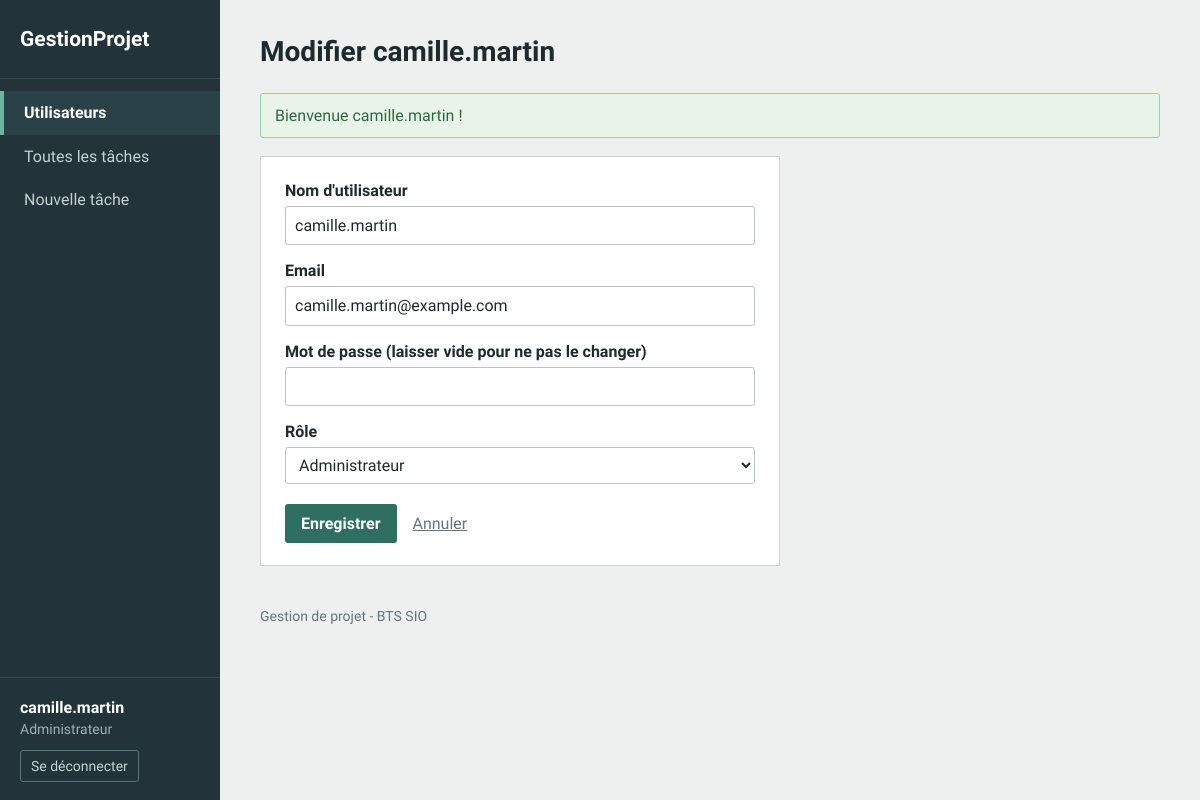
Screenshot of /editUser.php?id=1 (signed in) with the database file from the repository.
### tables this page shows
CREATE TABLE users (
    id INT AUTO_INCREMENT PRIMARY KEY,
    username VARCHAR(50) NOT NULL UNIQUE,
    email VARCHAR(100) NOT NULL UNIQUE,
    password VARCHAR(255) NOT NULL,
    role_id INT,
    created_at TIMESTAMP DEFAULT CURRENT_TIMESTAMP,
    FOREIGN KEY (role_id) REFERENCES roles(id)
);

CREATE TABLE roles (
    id INT AUTO_INCREMENT PRIMARY KEY,
    name VARCHAR(50) NOT NULL
);

### editUser.php (called while the page is built, shortened)
<?php
require 'include/bdd.php';
require 'include/auth.php';
require 'include/users.php';
$id = 0;
if (isset($_GET['id'])) {
    $id = (int) $_GET['id'];
}
$utilisateur = getUser($pdo, $id);
$roles = getRoles($pdo);
$username = $utilisateur['username'];
$email = $utilisateur['email'];
$roleId = $utilisateur['role_id'];
$titre = 'Modifier ' . $utilisateur['username'];
$modification = true;
require 'header.php';
require 'include/userForm.php';
require 'footer.php';

### include/auth.php (called while the page is built, shortened)
<?php
function estAdmin() {
    if (isset($_SESSION['role']) && $_SESSION['role'] == 'Administrateur') {
        return true;
    }
    return false;
}

### include/users.php (called while the page is built, shortened)
<?php
function getUser($pdo, $id) {
    $sql = "SELECT users.*, roles.name AS role
            FROM users
            LEFT JOIN roles ON users.role_id = roles.id
            WHERE users.id = :id";
    $requete = $pdo->prepare($sql);
    $requete->execute(['id' => $id]);
    return $requete->fetch();
}
function getRoles($pdo) {
    $requete = $pdo->prepare("SELECT * FROM roles ORDER BY id");
    $requete->execute();
    return $requete->fetchAll();
}

### include/userForm.php (the view, shortened to what this page needs)
<form method="post" class="formulaire">
    <label for="username">Nom d'utilisateur</label>
    <input type="text" id="username" name="username" maxlength="50" value="<?php echo htmlspecialchars($username); ?>" required>
    <label for="email">Email</label>
    <input type="email" id="email" name="email" maxlength="100" value="<?php echo htmlspecialchars($email); ?>" required>
    <?php if ($modification) { ?>
        <label for="password">Mot de passe (laisser vide pour ne pas le changer)</label>
        <input type="password" id="password" name="password">
    <?php } else { ?>
        <label for="password">Mot de passe</label>
        <input type="password" id="password" name="password" required>
    <?php } ?>
    <label for="role_id">Rôle</label>
    <select id="role_id" name="role_id">
        <?php foreach ($roles as $role) { ?>
            <option value="<?php echo $role['id']; ?>" <?php if ($role['id'] == $roleId) { echo 'selected'; } ?>>
                <?php echo htmlspecialchars($role['name']); ?>
            </option>
        <?php } ?>
    </select>
    <p>
        <?php if ($modification) { ?>
            <button type="submit" class="btn">Enregistrer</button>
        <?php } else { ?>
            <button type="submit" class="btn">Ajouter</button>
        <?php } ?>
        <a href="index.php">Annuler</a>
    </p>
</form>

### header.php (shortened to what this page needs)
<?php
$page = basename($_SERVER['PHP_SELF']);
$classeUtilisateurs = '';
if ($page == 'index.php' || $page == 'addUser.php' || $page == 'editUser.php') {
    $classeUtilisateurs = 'actif';
}
$classeTaches = '';
$classeNouvelleTache = '';
$classePage = 'page';
?>
<!DOCTYPE html>
<html lang="fr">
<head>
    <link rel="stylesheet" href="style.css?v=<?php echo filemtime('style.css'); ?>">
</head>
<body>
<div class="<?php echo $classePage; ?>">
<?php if (isset($_SESSION['user_id'])) { ?>
    <aside class="menu">
        <a class="logo" href="allTasks.php">GestionProjet</a>
        <nav>
            <?php if (estAdmin()) { ?>
                <a href="index.php" class="<?php echo $classeUtilisateurs; ?>">Utilisateurs</a>
            <?php } ?>
            <?php if (estAdmin() || estModerateur()) { ?>
                <a href="allTasks.php" class="<?php echo $classeTaches; ?>">Toutes les tâches</a>
            <?php } else { ?>
                <a href="allTasks.php" class="<?php echo $classeTaches; ?>">Mes tâches</a>
            <?php } ?>
            <a href="addTask.php" class="<?php echo $classeNouvelleTache; ?>">Nouvelle tâche</a>
        </nav>
        <div class="compte">
            <strong><?php echo htmlspecialchars($_SESSION['username']); ?></strong>
            <span><?php echo htmlspecialchars($_SESSION['role']); ?></span>
            <form method="post" action="logout.php">
                <button type="submit" class="btn-deconnexion">Se déconnecter</button>
            </form>
        </div>
    </aside>
<?php } ?>
<main>
    <h1><?php echo htmlspecialchars($titre); ?></h1>
    <?php
    if (isset($_SESSION['message'])) {
        echo '<p class="flash ' . $_SESSION['type_message'] . '">' . htmlspecialchars($_SESSION['message']) . '</p>';
    }
    ?>

### style.css (style rules this page uses)
:root { --menu: #22343a; --vert: #2f6f62; --vert-fonce: #24574d; --fond: #edf0ef; --texte: #1e2a2d; --gris: #66757a; --bordure: #ccd5d3; --rouge: #a8352c; }
* { box-sizing: border-box; }
body { margin: 0; font-family: "Source Sans 3", Arial, sans-serif; font-size: 16px; line-height: 1.45; background: var(--fond); color: var(--texte); }
a { color: var(--vert); }
h1 { margin: 0 0 20px; font-size: 28px; }
.page { display: flex; min-height: 100vh; }
main { flex: 1; min-width: 0; padding: 32px 40px; max-width: 1150px; }
.menu { width: 220px; flex-shrink: 0; background: var(--menu); color: #fff; display: flex; flex-direction: column; position: sticky; top: 0; height: 100vh; }
.logo { display: block; padding: 24px 20px; color: #fff; font-size: 21px; font-weight: 700; text-decoration: none; border-bottom: 1px solid #34494f; }
.menu nav { padding: 12px 0; }
.menu nav a { display: block; padding: 10px 20px; color: #c5d2d4; text-decoration: none; border-left: 4px solid transparent; }
.menu nav a.actif { background: #2b4148; color: #fff; font-weight: 600; border-left-color: #6fb3a3; }
.compte { margin-top: auto; padding: 18px 20px; border-top: 1px solid #34494f; }
.compte strong { display: block; }
.compte span { display: block; color: #9fb1b4; font-size: 14px; margin-bottom: 10px; }
.btn-deconnexion { background: none; border: 1px solid #5d7479; color: #c5d2d4; padding: 5px 10px; border-radius: 3px; font: inherit; font-size: 14px; cursor: pointer; }
.btn { display: inline-block; padding: 8px 16px; background: var(--vert); color: #fff; border: none; border-radius: 3px; font: inherit; font-weight: 600; text-decoration: none; cursor: pointer; }
.formulaire { max-width: 520px; padding: 22px 24px; background: #fff; border: 1px solid var(--bordure); }
.formulaire label { display: block; margin: 14px 0 4px; font-weight: 600; }
.formulaire label:first-of-type { margin-top: 0; }
.formulaire input, .formulaire select, .formulaire textarea { width: 100%; padding: 7px 9px; border: 1px solid #b9c4c2; border-radius: 3px; font: inherit; color: var(--texte); background: #fff; }
.formulaire p { margin: 20px 0 0; }
.formulaire a { margin-left: 12px; color: var(--gris); }
.flash { padding: 10px 14px; margin: 0 0 18px; border: 1px solid; border-radius: 3px; }
.flash.ok { color: #2c6a3c; background: #e8f4ea; border-color: #9fcca9; }

### rows the page displays
users: username "Modifier camille.martin", username "camille.martin", email "camille.martin@example.com", role_id "Administrateur"

### other values shown
$_SESSION['username'] "camille.martin"
$_SESSION['role'] "Administrateur"
$_SESSION['message'] "Bienvenue camille.martin !"
